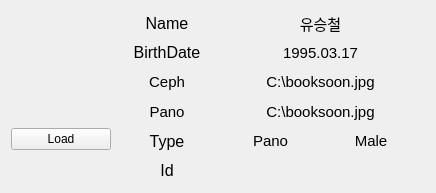
<ui version="4.0">
 <author/>
 <comment/>
 <exportmacro/>
 <class>ListWidget</class>
 <widget class="QWidget" name="ListWidget">
 <property name="geometry">
  <rect>
   <x>0</x>
   <y>0</y>
   <width>436</width>
   <height>193</height>
  </rect>
 </property>
 <property name="windowTitle">
  <string>Form</string>
 </property>
 <property name="styleSheet">
  <string notr="true"/>
 </property>
 <layout class="QHBoxLayout" name="horizontalLayout_10">
  <item>
   <layout class="QHBoxLayout" name="horizontalLayout_7">
    <item>
     <layout class="QVBoxLayout" name="verticalLayout_2">
      <item>
       <layout class="QHBoxLayout" name="horizontalLayout_5">
        <item>
         <spacer name="horizontalSpacer">
          <property name="orientation">
           <enum>Qt::Horizontal</enum>
          </property>
          <property name="sizeType">
           <enum>QSizePolicy::Fixed</enum>
          </property>
          <property name="sizeHint" stdset="0">
           <size>
            <width>17</width>
            <height>20</height>
           </size>
          </property>
         </spacer>
        </item>
        <item>
         <widget class="QLabel" name="imageLabel">
          <property name="maximumSize">
           <size>
            <width>51</width>
            <height>51</height>
           </size>
          </property>
          <property name="layoutDirection">
           <enum>Qt::RightToLeft</enum>
          </property>
          <property name="text">
           <string/>
          </property>
          <property name="pixmap">
           <pixmap>../Users/KOSA/Desktop/male.png</pixmap>
          </property>
          <property name="alignment">
           <set>Qt::AlignCenter</set>
          </property>
         </widget>
        </item>
        <item>
         <spacer name="horizontalSpacer_2">
          <property name="orientation">
           <enum>Qt::Horizontal</enum>
          </property>
          <property name="sizeType">
           <enum>QSizePolicy::Fixed</enum>
          </property>
          <property name="sizeHint" stdset="0">
           <size>
            <width>13</width>
            <height>20</height>
           </size>
          </property>
         </spacer>
        </item>
       </layout>
      </item>
      <item>
       <widget class="QPushButton" name="loadPushButton">
        <property name="maximumSize">
         <size>
          <width>100</width>
          <height>16777215</height>
         </size>
        </property>
        <property name="text">
         <string>Load</string>
        </property>
       </widget>
      </item>
     </layout>
    </item>
    <item>
     <layout class="QVBoxLayout" name="verticalLayout">
      <item>
       <layout class="QHBoxLayout" name="horizontalLayout">
        <item>
         <widget class="QLabel" name="nameLabelT">
          <property name="minimumSize">
           <size>
            <width>100</width>
            <height>0</height>
           </size>
          </property>
          <property name="maximumSize">
           <size>
            <width>100</width>
            <height>16777215</height>
           </size>
          </property>
          <property name="font">
           <font>
            <pointsize>12</pointsize>
           </font>
          </property>
          <property name="text">
           <string>Name</string>
          </property>
          <property name="alignment">
           <set>Qt::AlignCenter</set>
          </property>
         </widget>
        </item>
        <item>
         <widget class="QLabel" name="nameLabel">
          <property name="font">
           <font>
            <pointsize>11</pointsize>
           </font>
          </property>
          <property name="text">
           <string>유승철</string>
          </property>
          <property name="alignment">
           <set>Qt::AlignCenter</set>
          </property>
         </widget>
        </item>
       </layout>
      </item>
      <item>
       <layout class="QHBoxLayout" name="horizontalLayout_3">
        <item>
         <widget class="QLabel" name="birthDateLabelT">
          <property name="minimumSize">
           <size>
            <width>100</width>
            <height>0</height>
           </size>
          </property>
          <property name="maximumSize">
           <size>
            <width>100</width>
            <height>16777215</height>
           </size>
          </property>
          <property name="font">
           <font>
            <pointsize>12</pointsize>
           </font>
          </property>
          <property name="text">
           <string>BirthDate</string>
          </property>
          <property name="alignment">
           <set>Qt::AlignCenter</set>
          </property>
         </widget>
        </item>
        <item>
         <widget class="QLabel" name="birthDateLabel">
          <property name="font">
           <font>
            <pointsize>11</pointsize>
           </font>
          </property>
          <property name="text">
           <string>1995.03.17</string>
          </property>
          <property name="alignment">
           <set>Qt::AlignCenter</set>
          </property>
         </widget>
        </item>
       </layout>
      </item>
      <item>
       <layout class="QHBoxLayout" name="horizontalLayout_8">
        <item>
         <widget class="QLabel" name="directoryLabelT">
          <property name="minimumSize">
           <size>
            <width>100</width>
            <height>0</height>
           </size>
          </property>
          <property name="maximumSize">
           <size>
            <width>100</width>
            <height>16777215</height>
           </size>
          </property>
          <property name="font">
           <font>
            <pointsize>11</pointsize>
           </font>
          </property>
          <property name="text">
           <string>Ceph</string>
          </property>
          <property name="alignment">
           <set>Qt::AlignCenter</set>
          </property>
         </widget>
        </item>
        <item>
         <widget class="QLabel" name="directoryLabel">
          <property name="font">
           <font>
            <pointsize>11</pointsize>
           </font>
          </property>
          <property name="text">
           <string>C:\booksoon.jpg</string>
          </property>
          <property name="alignment">
           <set>Qt::AlignCenter</set>
          </property>
         </widget>
        </item>
       </layout>
      </item>
      <item>
       <layout class="QHBoxLayout" name="horizontalLayout_9">
        <item>
         <widget class="QLabel" name="directoryLabelT_2">
          <property name="minimumSize">
           <size>
            <width>100</width>
            <height>0</height>
           </size>
          </property>
          <property name="maximumSize">
           <size>
            <width>100</width>
            <height>16777215</height>
           </size>
          </property>
          <property name="font">
           <font>
            <pointsize>11</pointsize>
           </font>
          </property>
          <property name="text">
           <string>Pano</string>
          </property>
          <property name="alignment">
           <set>Qt::AlignCenter</set>
          </property>
         </widget>
        </item>
        <item>
         <widget class="QLabel" name="directoryLabel_2">
          <property name="font">
           <font>
            <pointsize>11</pointsize>
           </font>
          </property>
          <property name="text">
           <string>C:\booksoon.jpg</string>
          </property>
          <property name="alignment">
           <set>Qt::AlignCenter</set>
          </property>
         </widget>
        </item>
       </layout>
      </item>
      <item>
       <layout class="QHBoxLayout" name="horizontalLayout_6">
        <item>
         <widget class="QLabel" name="typeLabelT">
          <property name="minimumSize">
           <size>
            <width>100</width>
            <height>0</height>
           </size>
          </property>
          <property name="maximumSize">
           <size>
            <width>100</width>
            <height>16777215</height>
           </size>
          </property>
          <property name="font">
           <font>
            <pointsize>12</pointsize>
           </font>
          </property>
          <property name="text">
           <string>Type</string>
          </property>
          <property name="alignment">
           <set>Qt::AlignCenter</set>
          </property>
         </widget>
        </item>
        <item>
         <layout class="QHBoxLayout" name="horizontalLayout_2">
          <item>
           <widget class="QLabel" name="typeLabel">
            <property name="font">
             <font>
              <pointsize>11</pointsize>
             </font>
            </property>
            <property name="text">
             <string>Pano</string>
            </property>
            <property name="alignment">
             <set>Qt::AlignCenter</set>
            </property>
           </widget>
          </item>
          <item>
           <widget class="QLabel" name="genderLabel">
            <property name="font">
             <font>
              <pointsize>11</pointsize>
             </font>
            </property>
            <property name="text">
             <string>Male</string>
            </property>
            <property name="alignment">
             <set>Qt::AlignCenter</set>
            </property>
           </widget>
          </item>
         </layout>
        </item>
       </layout>
      </item>
      <item>
       <layout class="QHBoxLayout" name="horizontalLayout_4">
        <item>
         <widget class="QLabel" name="idLabelT">
          <property name="minimumSize">
           <size>
            <width>100</width>
            <height>0</height>
           </size>
          </property>
          <property name="maximumSize">
           <size>
            <width>100</width>
            <height>16777215</height>
           </size>
          </property>
          <property name="font">
           <font>
            <pointsize>12</pointsize>
           </font>
          </property>
          <property name="text">
           <string>Id</string>
          </property>
          <property name="alignment">
           <set>Qt::AlignCenter</set>
          </property>
         </widget>
        </item>
        <item>
         <widget class="QLabel" name="idLabel">
          <property name="font">
           <font>
            <pointsize>11</pointsize>
           </font>
          </property>
          <property name="text">
           <string/>
          </property>
          <property name="alignment">
           <set>Qt::AlignCenter</set>
          </property>
         </widget>
        </item>
       </layout>
      </item>
     </layout>
    </item>
   </layout>
  </item>
  <item>
   <widget class="QLabel" name="pathLabel">
    <property name="sizePolicy">
     <sizepolicy hsizetype="Fixed" vsizetype="Fixed">
      <horstretch>0</horstretch>
      <verstretch>0</verstretch>
     </sizepolicy>
    </property>
    <property name="font">
     <font>
      <pointsize>1</pointsize>
     </font>
    </property>
    <property name="text">
     <string/>
    </property>
   </widget>
  </item>
 </layout>
</widget>
<resources/>
<connections/>
</ui>
